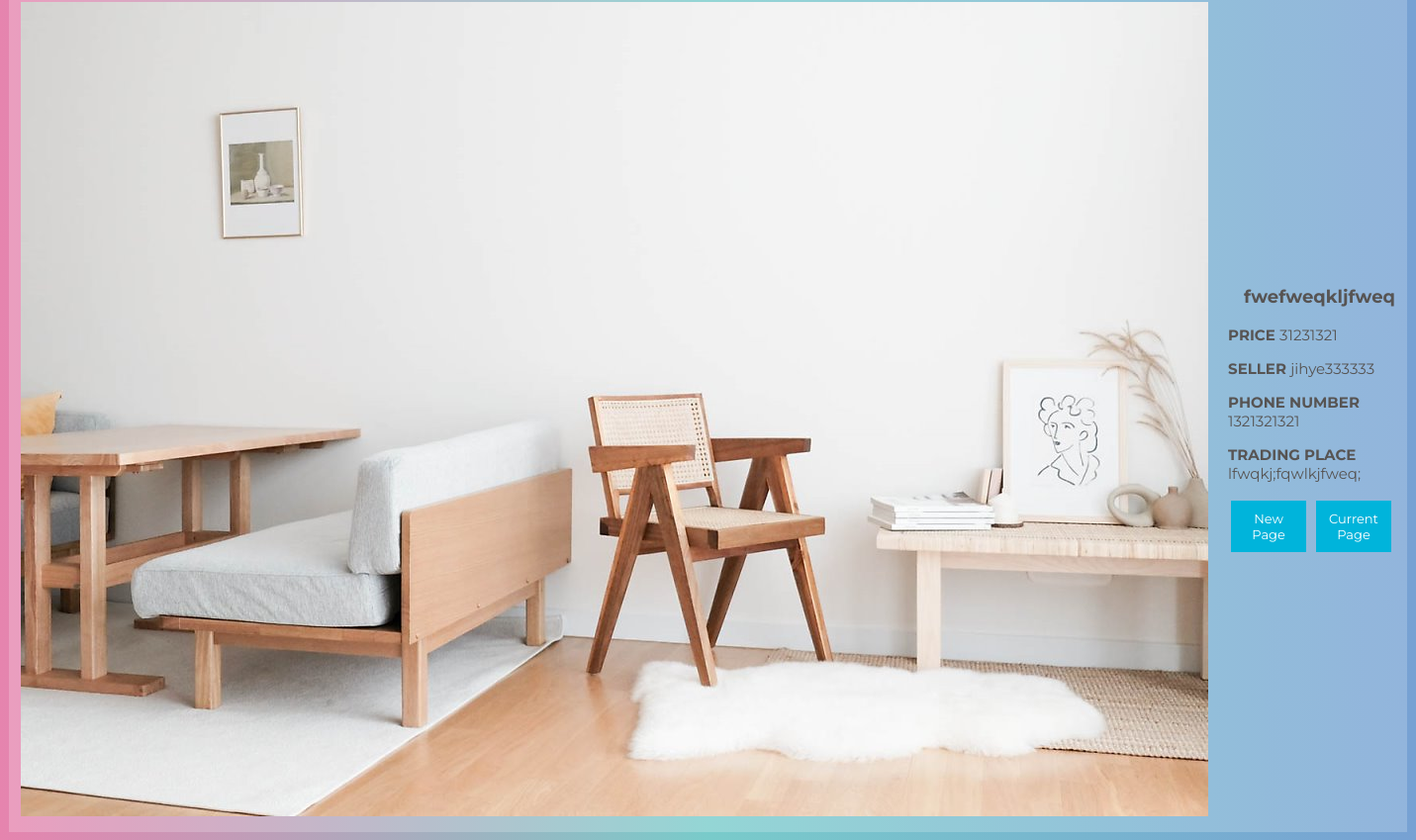
The app's page /market/all/ (signed in, lower part), older data.
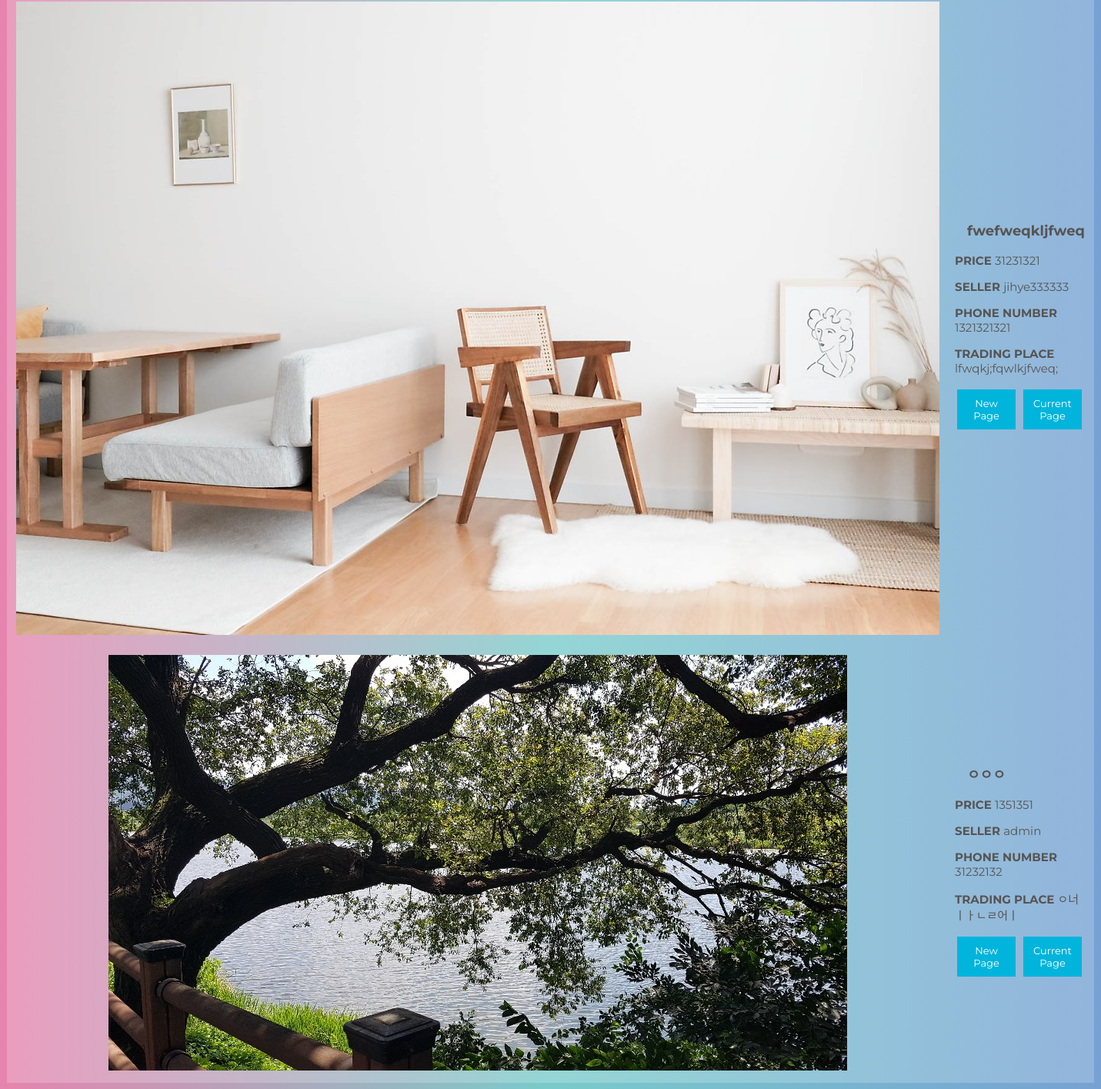
The same page, newer data.
### home/models.py (models this page shows)
class Product(models.Model):
	SELLTYPES = (('F', 'Flea'), ('A', 'Auction'))
	selltype = models.CharField(max_length=1, default='F', choices=SELLTYPES)
	STATUSTYPES = (('S', 'Sold'), ('E', 'Expired'), ('R', 'Running')) # 팔림, 안팔림, 현재진행형
	statustype = models.CharField(max_length=1, default='R', choices=STATUSTYPES)
	EXPIREDATE = ((datetime.now() + timedelta(days=3), '3 Days'), (datetime.now() + timedelta(days=7), '7 days'),
	(datetime.now() + timedelta(days=30), '30 days'))
	expire = models.DateTimeField(default=datetime.now() + timedelta(days=1), choices=EXPIREDATE)
	highest_price = models.IntegerField(default=0) # auction이더라도 천장 가격 내면 바로 살 수 있게 하자
	basic_price =  models.IntegerField(default=0) #옥션이라도 최저가 쓰게 하자
	current_price = models.IntegerField(default=0) # 마지막 가격이기도 하지
	buyer = models.ForeignKey(User, on_delete=models.SET_NULL, related_name='buyer', null=True)
	seller = models.ForeignKey(User, on_delete=models.CASCADE, related_name='seller')
	pid = models.AutoField(primary_key=True)
	name = models.CharField(max_length=300)
	place = models.CharField(max_length=300)
	photo = models.ImageField(blank=True, null=True) #https://wayhome25.github.io/django/2017/05/10/media-file/
	category = models.ForeignKey(Category, on_delete=models.SET_NULL, null=True)
	explanation = models.CharField(max_length=1000, null=True) # string field 같은 게 있었나?? 찾아보기

class User(models.Model): # seller buyer 구분하지 말고 걍 둘다 가능하게 해
	rating = models.IntegerField(default=0)
	userid = models.CharField(max_length=20, primary_key=True)
	pw = models.CharField(max_length=20) # min length  같은 건 js 단에서 처리하기
	username = models.CharField(max_length=100)
	phone = models.CharField(max_length=30)

### home/views.py (the view)
# urls.py: path('market/', views.market, name='market'),
def market(request, category='', search=''):
	userid = request.session.get('userid', False)
	if userid == False : # 로그인 안되어있으면
		return redirect('/login')
	if category=='':
		return redirect('/market/all/')
	categories = Category.objects.values('name').distinct()
	if request.method == 'POST':
		form = SearchForm(request.POST)
		return redirect('/market/' + str(category) + '/' + str(form.data['search']))
	form = SearchForm()
	if category == 'all':
		products = Product.objects.filter(selltype='F',
			buyer=None, expire__gte=timezone.now(),
			name__icontains=search)
	else :
		products = Product.objects.filter(category__name=category,
			selltype='F', buyer=None, expire__gte=timezone.now(),
			name__icontains=search)
	return render(request, 'home/product_market.html', {'products':products, 'form':form, 'categories':categories})

### home/templates/home/product_market.html (shortened to what this page needs)
{% load static %}
<!DOCTYPE html>
<html lang="en" dir="ltr">
  <head>
    <link rel="stylesheet" href="{% static 'home/style_product_market.css' %}">
  </head>
  <body>
    <div class="product-page">
      <section>
          <table class="goods_table">
            {% for obj in products %}
              <tr>
                  <td class="goods_img">
                    {% if obj.photo %}
                    <img src="{{obj.photo.url}}">
                    {% endif %}
                  </td>
                  <td class="goods_info">
                    <p class="goods_name"> {{ obj.name }} </p>
                    <div class="inf">
                        <p class="goods_price"> <strong> PRICE </strong> {{ obj.basic_price }} </p>
                        <p class="seller_name"> <strong> SELLER </strong> {{ obj.seller.username }} </p>
                        <p class="phone_number"> <strong> PHONE NUMBER </strong> {{ obj.seller.phone}} </p>
                        <p class="trading_place"> <strong> TRADING PLACE </strong> {{ obj.place }} </p>
                    </div>
                    <button type="button" class="market_btn"
                    onclick="window.open('{% url 'detail' obj.pid %}')">New Page</button>
                    <button type="button" class="market_btn"
                    onclick="location.href='{% url 'detail' obj.pid %}'">Current Page</button>
                  </td>
                </tr>
              {% endfor %}
          </table>
        </section>
  </div>
</body>
</html>

### home/templates/home/productsCategory.html (shortened to what this page needs)
{%load static%}
{%load static%}

### home/static/home/style_product_market.css (style rules this page uses)
body { background: #77A1D3; background: -webkit-linear-gradient(to right, #E684AE, #79CBCA, #77A1D3); background: linear-gradient(to right, #E684AE, #79CBCA, #77A1D3); text-align: center; }
table { margin-left: auto; margin-right: auto; min-width: 450px; max-width: 60%; height: auto; background-color: rgba(255, 255, 255, 0.2); color: #575453; }
td { padding:10px; }
.goods_name { font-family: 'Montserrat', 'Nanum Gothic Coding', sans-serif; color: #575453; font-size: 18px; font-weight: bold; text-align: left; margin-left: 1rem; }
.goods_info { font-family: 'Montserrat', 'Nanum Gothic Coding', sans-serif; text-align:left; font-size: 15px; padding-left:0.5rem; }
.market_btn { font-family: 'Montserrat', 'Nanum Gothic Coding', sans-serif; outline: 0; background: #00B4DB; width: 45%; border: 0; padding: 10px; color: #ffffff; margin:3px; font-size: 13px; -webkit-transition: all 0.3 ease; transition: all 0.3 ease; cursor: pointer; }

Row changes from the older to the newer data that the page shows:
added Product: photo (picture), name "ㅇㅇㅇ", basic_price "1351351", seller.username "admin", seller.phone "31232132", place "ㅇ너ㅣㅏㄴㄹ어ㅣ"
